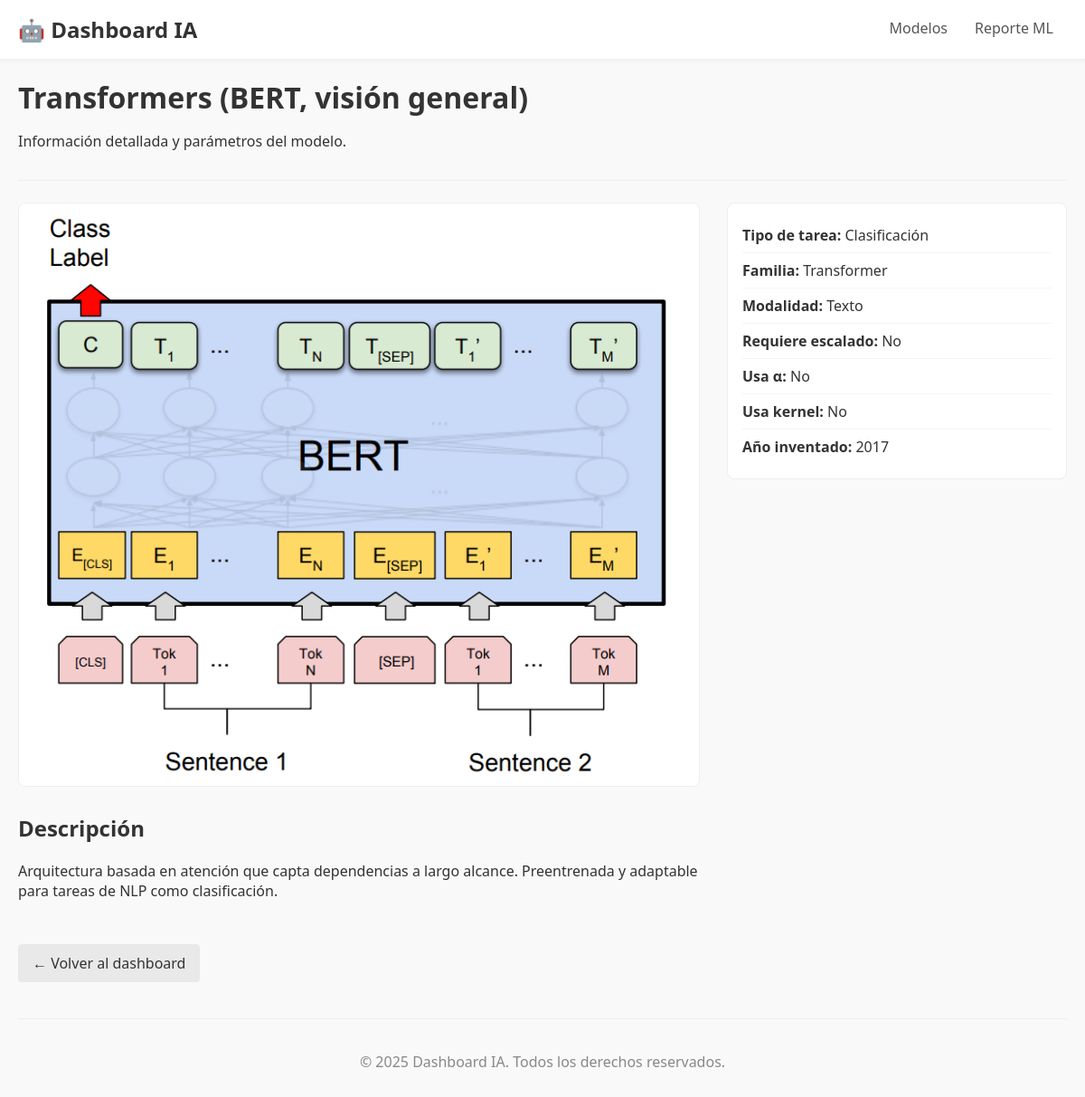
The page /modelos/10/ on the database its author committed.
### appmodelosIA/models.py (models this page shows, shortened)
class Modelo(models.Model):
    nombre = models.CharField(max_length=100, unique=True)
    descripcion = models.TextField()
    imagen_dashboard = models.ImageField(upload_to="dashboard_images/")
    fecha_creacion = models.DateTimeField(auto_now_add=True)
    tipo_tarea = models.CharField(
        max_length=25, choices=TIPO_TAREA_CHOICES, help_text="Tipo de tarea principal"
    )
    familia = models.CharField(
        max_length=20, choices=FAMILIA_CHOICES, help_text="Familia/algoritmo"
    )
    modalidad = models.CharField(
        max_length=15, choices=MODALIDAD_CHOICES, default="tabular",
        help_text="Modalidad de datos típica"
    )
    requiere_escalado = models.BooleanField(
        default=False, help_text="¿Requiere escalado de características?"
    )
    usa_alpha = models.BooleanField(
        default=False, help_text="¿Usa parámetro de regularización α (Ridge/Lasso, etc.)?"
    )
    usa_kernel = models.BooleanField(
        default=False, help_text="¿Usa kernel (SVM, etc.)?"
    )
    anio_inventado = models.PositiveSmallIntegerField(
        null=True, blank=True, db_index=True,
        help_text="Año aproximado de invención/publicación"
    )

### appmodelosIA/views.py (the view)
# urls.py: path('modelos/<int:modelo_id>/', views.show_modelo, name='modelo_detail'),
def show_modelo(request, modelo_id: int):
    modelo_obj = get_object_or_404(
        Modelo.objects.prefetch_related('parametros'), pk=modelo_id
    )
    return render(request, 'modelo_detail.html', {'modelo': modelo_obj})

### appmodelosIA/templates/modelo_detail.html (shortened to what this page needs)
{% extends "base.html" %}
{% load static %}
{% block header %}
  <h1>{{ modelo.nombre }}</h1>
  <p class="default">Información detallada y parámetros del modelo.</p>
{% endblock %}
{% block content %}
<div class="detail-layout">
  <div class="detail-main">
    {% if modelo.imagen_dashboard %}
      <img class="detail-image" src="{{ modelo.imagen_dashboard.url }}" alt="Ilustración de {{ modelo.nombre }}">
    {% endif %}
    <h2 style="margin-top: 24px;">Descripción</h2>
    <p>{{ modelo.descripcion|linebreaks }}</p>
  </div>
  <div class="detail-sidebar">
    <ul class="info-list">
      <li><strong>Tipo de tarea:</strong> {{ modelo.get_tipo_tarea_display }}</li>
      <li><strong>Familia:</strong> {{ modelo.get_familia_display }}</li>
      <li><strong>Modalidad:</strong> {{ modelo.get_modalidad_display }}</li>
      <li><strong>Requiere escalado:</strong> {{ modelo.requiere_escalado|yesno:"Sí,No" }}</li>
      <li><strong>Usa α:</strong> {{ modelo.usa_alpha|yesno:"Sí,No" }}</li>
      <li><strong>Usa kernel:</strong> {{ modelo.usa_kernel|yesno:"Sí,No" }}</li>
      {% if modelo.anio_inventado %}
        <li><strong>Año inventado:</strong> {{ modelo.anio_inventado }}</li>
      {% endif %}
    </ul>
  </div>
</div>
<p style="margin-top: 32px;">
  <a class="btn btn-light" href="{% url 'modelo' %}">← Volver al dashboard</a>
</p>
{% endblock %}

### appmodelosIA/static/css/style.css (style rules this page uses)
body { font-family: system-ui, sans-serif; margin: 0; background-color: #f9f9f9; color: #333; }
header h1 { margin: 0; }
.btn { display: inline-block; padding: 10px 16px; border: none; border-radius: 4px; text-decoration: none; text-align: center; cursor: pointer; margin-top: auto; font-size: 1em; }
.btn { background-color: #333; color: #ffffff; }
.btn-light { background-color: #e9e9e9; color: #333; }
.detail-layout { display: grid; grid-template-columns: 2fr 1fr; gap: 32px; }
.detail-image { width: 100%; border-radius: 8px; border: 1px solid #eee; }
.info-list { list-style: none; padding: 16px; margin: 0; background-color: #fff; border: 1px solid #eee; border-radius: 8px; }
.info-list li { padding: 8px 0; border-bottom: 1px solid #f5f5f5; }
.info-list li:last-child { border-bottom: none; }

### rows shown on the page
Modelo: nombre "Transformers (BERT, visión general)", imagen_dashboard (picture), descripcion "Arquitectura basada en atención que capta dependencias a largo alcance. Preentrenada y adaptable para tareas de NLP como clasificación.", tipo_tarea "Clasificación", familia "Transformer", modalidad "Texto", requiere_escalado "No", usa_alpha "No", usa_kernel "No", anio_inventado "2017"
